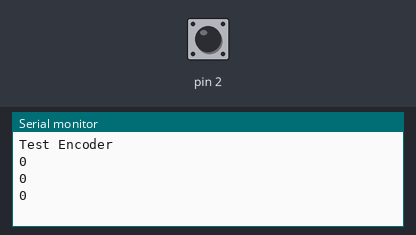
Bench run of a sketch on a simulated Arduino Uno, built with avr-gcc and run on an emulated ATmega328P. Parts: the last lines printed to the serial monitor. The test bench sets the inputs (shaded band); at power-on: pin 2 HIGH.

Above: at 1.2 s.
1.3 s: pin 2 pulled LOW for 0.15 s
At 1.9 s:
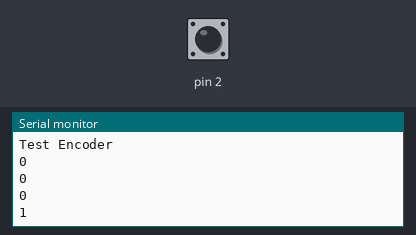
2.9 s: pin 2 pulled LOW for 1 s
At 4.4 s:
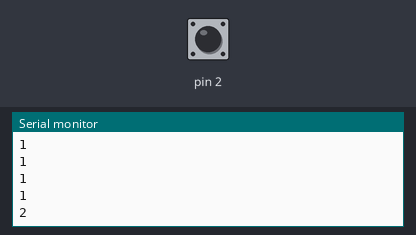
5.4 s: pin 2 pulled LOW for 0.15 s
At 6.4 s:
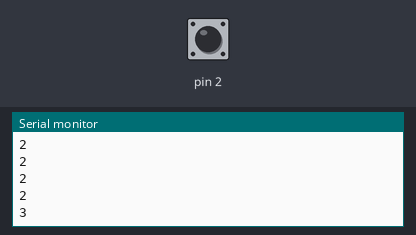
Timing chart, 0 to 8.4 s (numbered marks = the images above; inputs shaded):
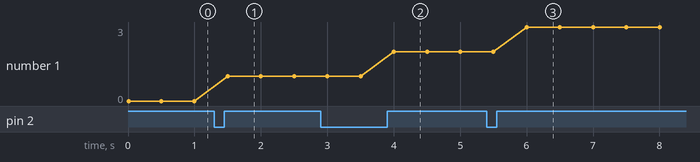

The sketch:

Ex2.ino
```cpp
int a = 0;

void setup()
{
  pinMode(2, INPUT_PULLUP);
  Serial.begin(9600);
  Serial.println("Test Encoder");
  attachInterrupt(digitalPinToInterrupt(2),
                 addy, RISING);
}
void loop()
{
  Serial.println(a);
  delay(500);
}

void addy()
{
    a++;
}
```

Measured:
- after the input at 1.3 s, the serial monitor: prints a new line after 0.20 s (image 1)
- after the input at 2.9 s, the serial monitor: prints a new line after 1.1 s (image 2)
- after the input at 5.4 s, the serial monitor: prints a new line after 0.60 s (image 3)
- plotted number 1: 0 → 1 after the input at 1.3 s, 1 → 2 after the input at 2.9 s, 2 → 3 after the input at 5.4 s
